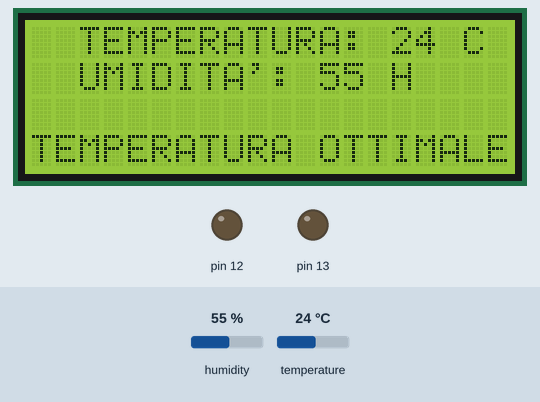
Simulated run of this sketch. Board: Arduino Uno, built with avr-gcc and run on an emulated ATmega328P. Shown: 20×4 character LCD, output pins drawn as LEDs (lit = HIGH). The test bench sets the inputs (shaded band); at power-on: temperature 24 °C, humidity 55 %.

Above: at 1.2 s.
1.3 s: temperature set to 21 °C
At 3.4 s:
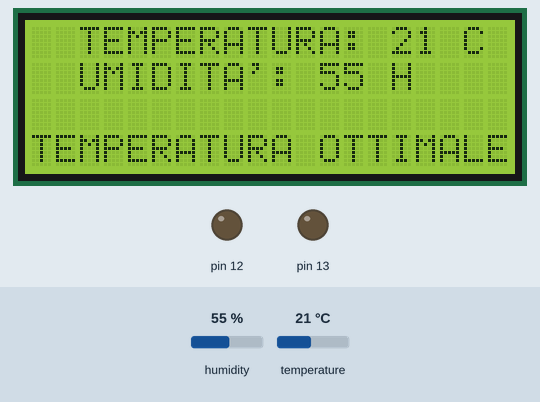
8.3 s: temperature set to 18 °C
At 11.3 s:
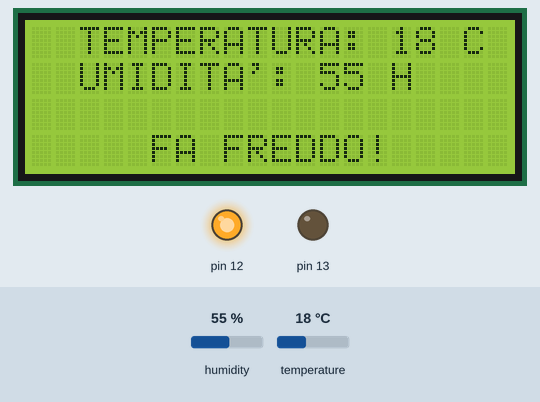
14.5 s: temperature set to 28 °C
At 16.5 s:
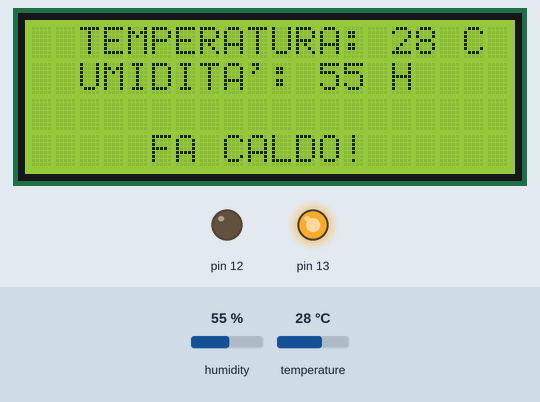
21.5 s: humidity set to 22 %
At 23.7 s:
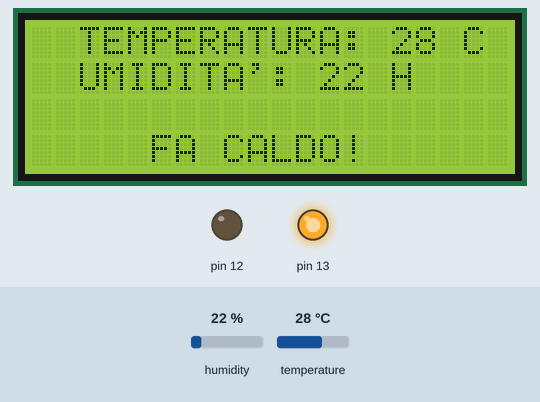
Timing chart, 0 to 25.2 s (numbered marks = the images above; inputs shaded):
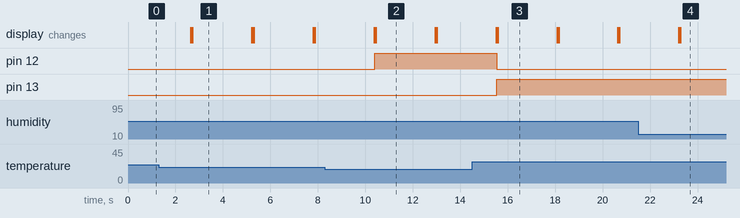

The sketch:

dht11.ino
```cpp
/*
* I.S.I.S "ANTONIO SERRA", GRUPPO DI LAVORO PER LA REALIZZAZIONE DI UNA CASA DOMOTICA. ANNO SCOLASTICO 201972020.
* Il programma presentato in basso funziona graze ad un Arduino Uno ed è stato programmato sull' IDE di Arduino.
* Esso sfrutta un display LCD_I2C ed un modulo sensore di temperatura e umidità chiamato DHT11.
* Il sensore registra i dati di temperatura e umidità che rileva e il display li mostra a video.
*/


#include <SimpleDHT.h>
#include <Wire.h>
#include <LiquidCrystal_I2C.h>


/*
 * PIN SINISTRO: DATA
 * PIN CENTRALE: 5V
 * PIN DESTRO:   GND
 */

int pinDHT11 = 2; //associa il sensore al pin digitale 2.
SimpleDHT11 dht11(pinDHT11); // creazione dell'oggetto (SENSORE) della classe SimpleDHT11.
LiquidCrystal_I2C schermo(0x27,20,4); // legge su porta 0x27, 20 caratteri per 4 righe.

void setup() {
/*
* Nel setup verranno inizializzati la porta seriale e lo schermo lcd_i2c.
* Vengono inoltre dichiarati due pin in modalità output per due Led, quello rosso (caldo) sul pin 13 e quello blu (freddo) sul pin 12.
*/
  Serial.begin(115200);
  schermo.init();
  schermo.backlight();
  pinMode(13,OUTPUT);
  pinMode(12,OUTPUT);
}

void loop() {
/*
* Nel loop il sensore registrerà i dati che rileva e verranno poi mandati a video sullo schermo lcd_i2c.
*/
  int err = SimpleDHTErrSuccess;
  byte temperature = 0; // variabile che indica la temperatura
  byte humidity = 0; // variabile che indica l'umidità

  // controllo errore di lettura nullo.
  if ((err = dht11.read(&temperature, &humidity, NULL)) != SimpleDHTErrSuccess) {
    delay(1000);
    return;
  }

  if((temperature >= 20) && (temperature <= 25)){
    digitalWrite(13,LOW);
    digitalWrite(12,LOW);
    schermo.setCursor(0,3);
    schermo.print("TEMPERATURA OTTIMALE");
  } else if (temperature > 25){
    digitalWrite(13,HIGH);
    digitalWrite(12,LOW);
    schermo.setCursor(5,3);
    schermo.print("FA CALDO!");
  } else if (temperature < 20) {
    digitalWrite(12,HIGH);
    digitalWrite(13,LOW);
    schermo.setCursor(5,3);
    schermo.print("FA FREDDO!");
  }

  schermo.setCursor(2,0);
  schermo.print("TEMPERATURA: "); schermo.print((int)temperature); schermo.print(" C ");
  schermo.setCursor(2,1);
  schermo.print("UMIDITA': "); schermo.print((int)humidity);schermo.print(" H ");
  delay(2500);
  schermo.clear();
}
```

Measured:
- the behaviour switches between 20 and 19 °C on temperature (found by bisection; images 1 and 2)
- after the input at 1.3 s, the display: first differs from a run without the input after 1.4 s (image 1)
- after the input at 8.3 s, pin 12: LOW → HIGH after 2.1 s; the display: first differs from a run without the input after 2.1 s (image 2)
- after the input at 14.5 s, pin 12: HIGH → LOW after 1.0 s; pin 13: LOW → HIGH after 1.0 s; the display: first differs from a run without the input after 1.1 s (image 3)
- after the input at 21.5 s, the display: first differs from a run without the input after 1.8 s (image 4)
- what the display in image 1 shows lasts 2.5 s, from 2.7 s to 5.2 s
